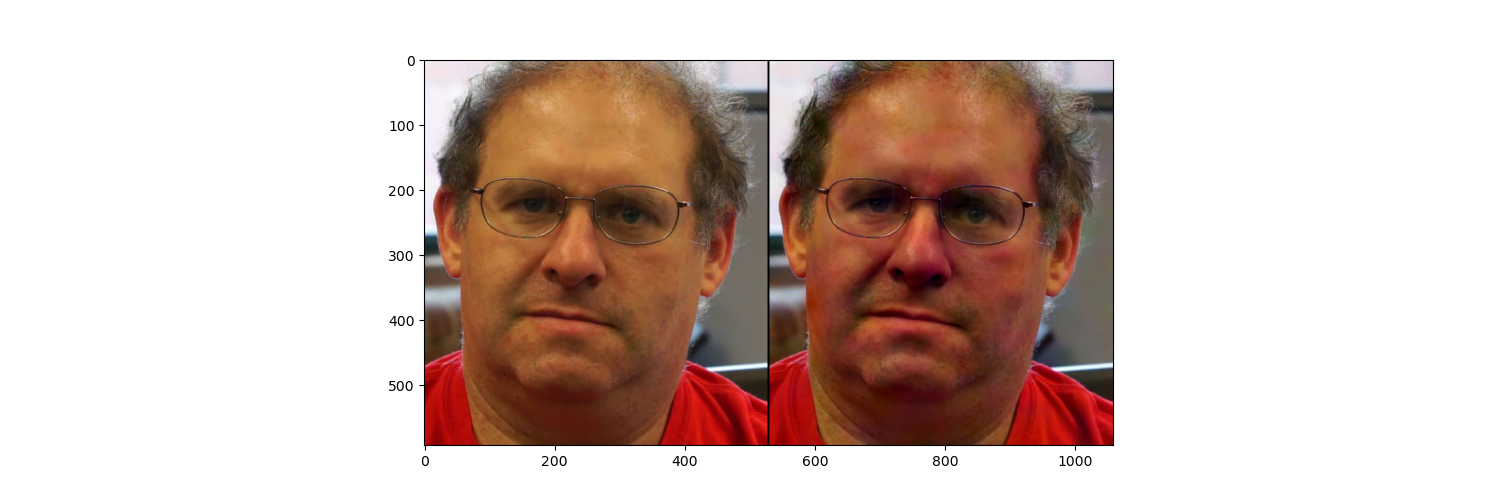
#> input picture EVM/generated_images/frame_comparison.png, 1500 x 500 px
$ python -i upper_face_detector.py   (imports and definitions only)
#> lines starting #> are read from the running program, lines starting #| are printed output that depends on the picture
#> further down, picture is the input picture: shape (500, 1500, 3); mean B, G, R 184.6, 191.9, 211
import cv2
import numpy as np
from typing import List, Tuple, Dict

class UpperFaceDetector:
    """Detects the upper face region for heart rate detection using OpenCV."""

    def __init__(self):
        """Initialize OpenCV face and eye detectors."""
        # Load Haar cascades for face and eye detection
        self.face_cascade = cv2.CascadeClassifier(cv2.data.haarcascades + 'haarcascade_frontalface_default.xml')
        self.eye_cascade = cv2.CascadeClassifier(cv2.data.haarcascades + 'haarcascade_eye.xml')

    def detect_upper_face(self, frame: np.ndarray) -> Tuple[bool, List[Dict]]:
        """Detect face and extract expanded region from forehead to below the nose.

        Args:
            frame: Input frame in BGR format

        Returns:
            Tuple containing:
                - Boolean indicating if face was detected
                - List of dictionaries with face regions and landmarks
        """
        # Convert to grayscale for detection
        gray = cv2.cvtColor(frame, cv2.COLOR_BGR2GRAY)
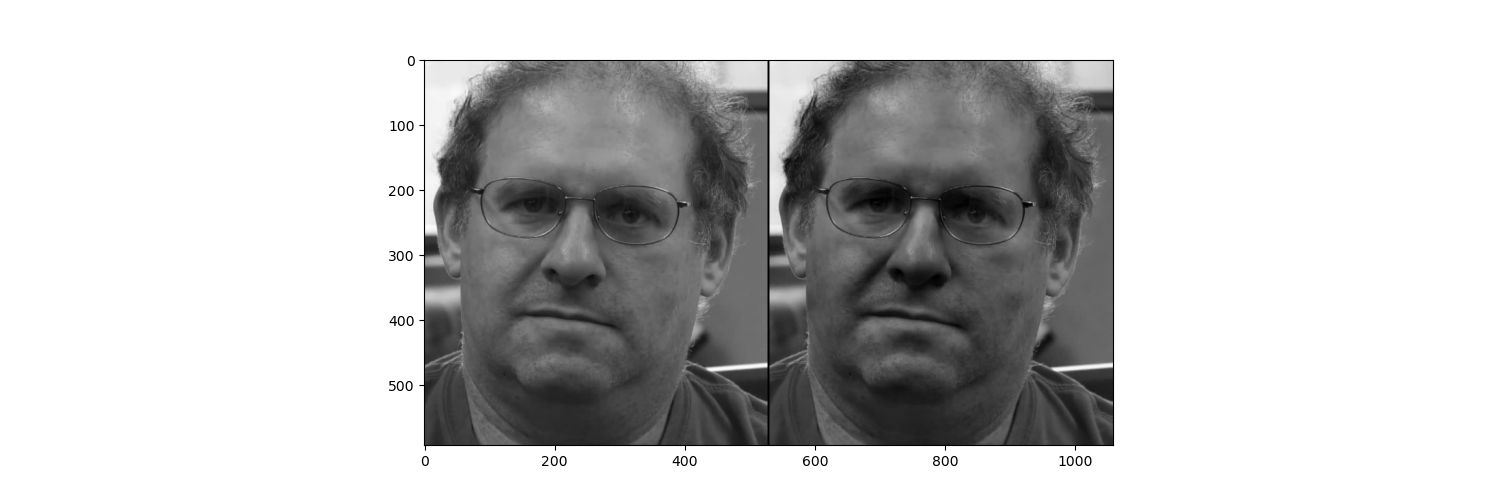
#> gray: shape (500, 1500); min 0, max 255, mean 196.8

        # Detect faces
        faces = self.face_cascade.detectMultiScale(
            gray,
            scaleFactor=1.1,
            minNeighbors=5,
            minSize=(30, 30)
        )
#> faces = [[785, 102, 269, 269], [440, 106, 272, 272]]

        if len(faces) == 0:
            return False, []

        face_regions = []

        # Process only the first (largest) face
        x, y, w, h = faces[0]
#> x = 785; y = 102; w = 269; h = 269

        # Extend the face region upward to capture more forehead
        # Add 20% more space above the detected face if possible
        extended_y = max(0, y - int(h * 0.2))
#> extended_y = 49

        # Extend downward to include the nose area (approximately 70% of face height)
        # This typically covers down to just below the nose
        extended_height = y - extended_y + int(h * 0.7)
#> extended_height = 241

        # Ensure we don't go out of bounds
        frame_height = frame.shape[0]
#> frame_height = 500
        if extended_y + extended_height > frame_height:
            extended_height = frame_height - extended_y

        # Extract the expanded face region
        upper_face_img = frame[extended_y:extended_y+extended_height, x:x+w].copy()
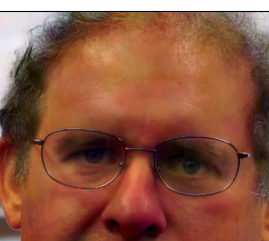
#> upper_face_img: shape (241, 269, 3); mean B, G, R 65.1, 86.7, 140.6

        # Find eyes to refine the upper region if possible
        face_gray = gray[y:y+h, x:x+w]
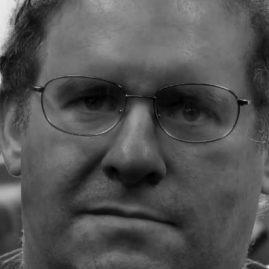
#> face_gray: shape (269, 269); min 0, max 233, mean 82.6
        eyes = self.eye_cascade.detectMultiScale(face_gray)
#> eyes = ()

        upper_face_top = extended_y
#> upper_face_top = 49
        upper_face_bottom = extended_y + extended_height
#> upper_face_bottom = 290

        # If eyes are detected, ensure we include enough area above them
        if len(eyes) > 0:
            # Find the top-most position of eyes
            min_eye_y = min([eye[1] for eye in eyes])
            eye_y_in_frame = y + min_eye_y

            # Make sure we have enough area above the eyes (at least 3x the eye-to-face-top distance)
            min_forehead_height = min_eye_y * 3

            # If our current region doesn't include enough forehead, adjust it
            if eye_y_in_frame - upper_face_top < min_forehead_height:
                # Try to extend upward more
                new_top = max(0, eye_y_in_frame - min_forehead_height)
                upper_face_top = new_top

                # But maintain the bottom position to keep the nose area
                # No change to upper_face_bottom here

                # Update the image with the refined region
                if upper_face_bottom > upper_face_top + 20:  # Ensure reasonable size
                    upper_face_img = frame[upper_face_top:upper_face_bottom, x:x+w].copy()

        # Create region info with the updated bounds
        region_info = {
            'image': upper_face_img,
            'bounds': (x, upper_face_top, x+w, upper_face_bottom),
            'original_size': (w, upper_face_bottom - upper_face_top)
        }

        # Add to results
        face_regions.append({
            'regions': {'upper_face': region_info},
            'landmarks': []  # No landmarks with traditional CV
        })

        return True, face_regions

    # [76 lines left out: function draw_upper_face_region, not called in this run]

>>> import cv2
>>> picture = cv2.imread('../EVM/generated_images/frame_comparison.png')
>>> result = UpperFaceDetector().detect_upper_face(picture)
